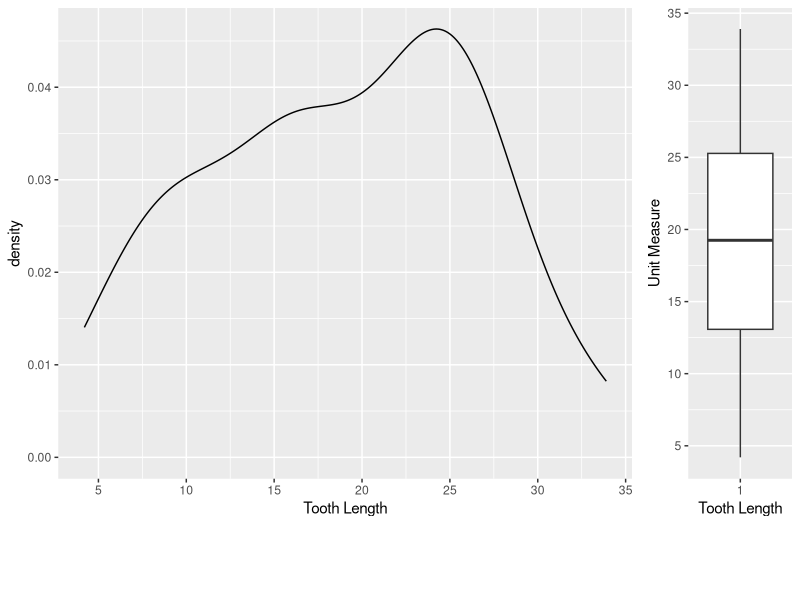
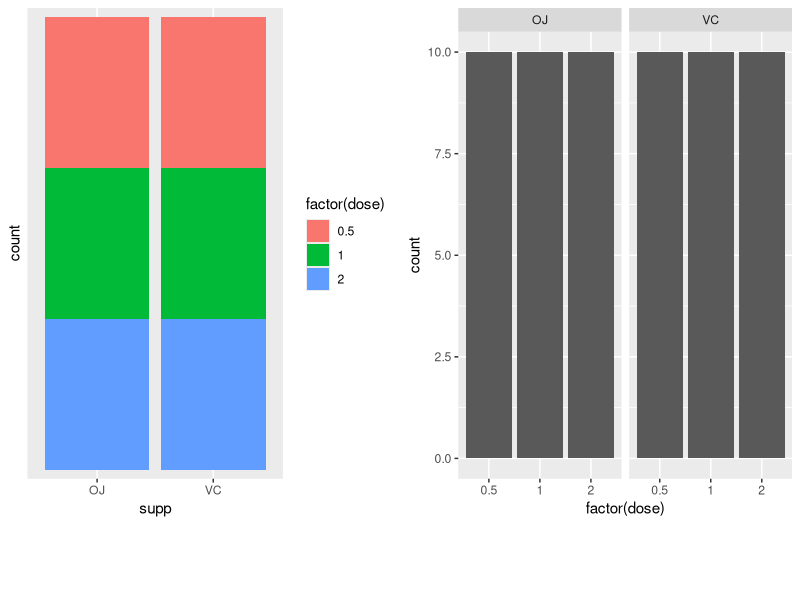
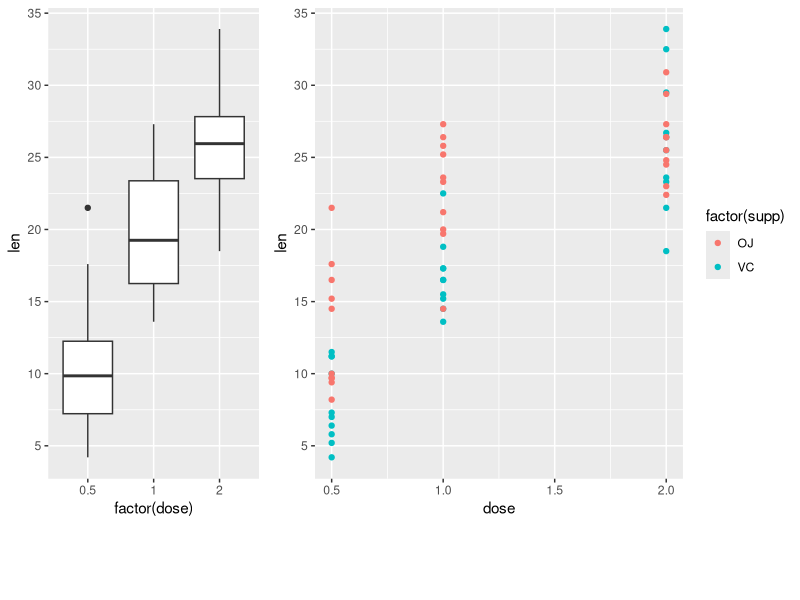
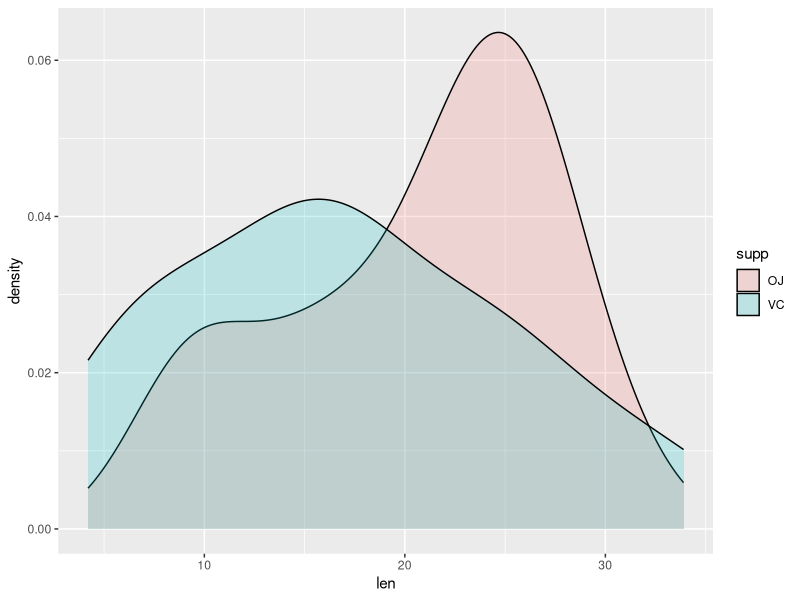
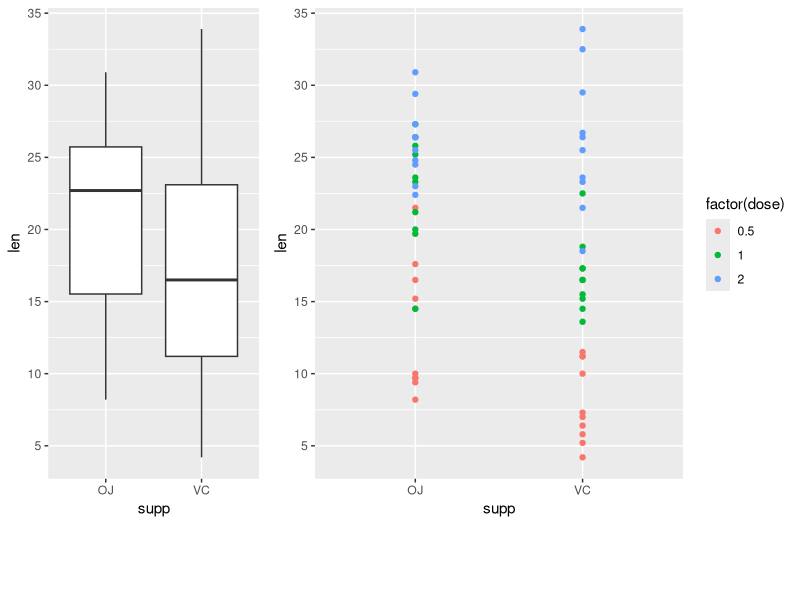
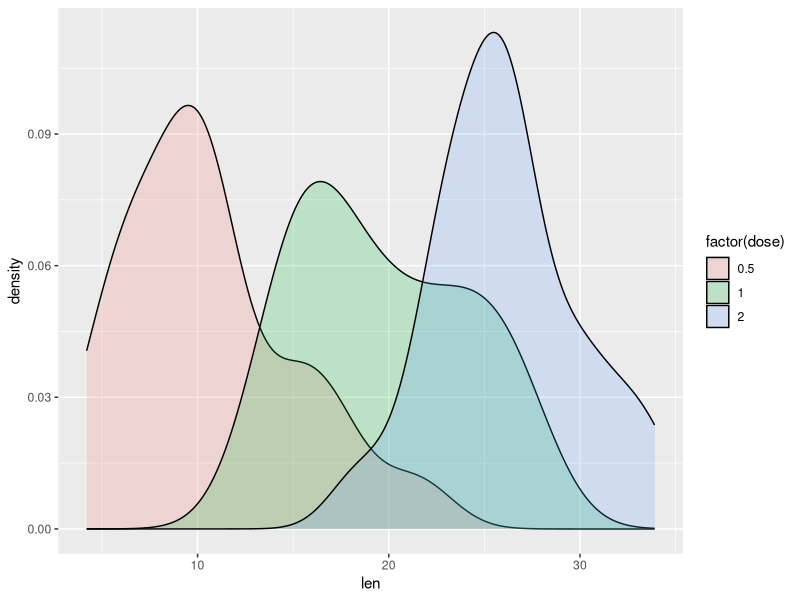

Write the R code that produced these figures, in order.
## ---- chunk 1
#Loading Dataset and Libraries
data(ToothGrowth)
library(dplyr)
library(ggplot2)
library(gridExtra)
## ---- chunk 2
#Quick overview of data structure and features
str(ToothGrowth)
head(ToothGrowth, 5)
tail(ToothGrowth, 5)
## ---- chunk 3
#Summary Statistics of Tooth Length
summary(ToothGrowth$len)
#Distribution of Tooth Length
a <- ggplot(ToothGrowth, aes(x=len)) +
  geom_density() +
  scale_x_continuous(breaks=seq(0, 35,5)) +
  xlab("Tooth Length")
b <- ggplot(ToothGrowth, aes(x=factor(1), y=len), color="red") +
  geom_boxplot() +
  scale_y_continuous(breaks=seq(0,35,5)) +
  xlab("Tooth Length") + ylab("Unit Measure")
grid.arrange(a, b, ncol=2, widths=c(1,0.25), heights=c(7,1))
## ---- chunk 4
#Summary Statistics of Tooth Length
summary(ToothGrowth$len)
#Supp(Delivery Method) and Dosage Count
a <- ggplot(ToothGrowth, aes(x=supp)) +
  geom_bar(aes(fill=factor(dose))) +
  scale_y_discrete(breaks=seq(0,30,5))
b <- ggplot(ToothGrowth, aes(x=factor(dose))) +
  geom_bar() +
  facet_grid(.~supp)
grid.arrange(a, b, ncol=2, widths=c(1,1), heights=c(7,1))
## ---- chunk 5
#Boxplot and Scatterplot - Length by Dose
a <- ggplot(ToothGrowth, aes(x=factor(dose), y=len)) +
  geom_boxplot(aes(stat="identity")) +
  scale_y_continuous(breaks=seq(0,35,5))
b <- ggplot(ToothGrowth, aes(x=dose, y=len)) +
  geom_point(aes(color=factor(supp))) +
  scale_y_continuous(breaks=seq(0,35,5))
grid.arrange(a, b, ncol=2, widths=c(0.5,1), heights=c(7,1))
#Density Distribution of Length by Group(Dose)
ggplot(ToothGrowth, aes(x=len, fill=supp)) +
  geom_density(alpha=0.2)
## ---- chunk 6
#Statistics -- Length by Dose
ToothGrowth %>% 
  group_by(supp) %>% 
  summarise(n= length(supp), GrpMean=round(mean(len),2), GrpVar=round(var(len),2), GrpSD=round(sd(len),2))
## ---- chunk 7
#Boxplot and Scatterplot -- Length by Supp(Delivery)
a <- ggplot(ToothGrowth, aes(x=supp, y=len)) +
  geom_boxplot(aes(stat="identity")) +
  scale_y_continuous(breaks=seq(0,35,5))
b <- ggplot(ToothGrowth, aes(x=supp, y=len)) +
  geom_point(aes(color=factor(dose))) +
  scale_y_continuous(breaks=seq(0,35,5))
grid.arrange(a, b, ncol=2, widths=c(0.5,1), heights=c(7,1))
#Density Distribution of Length by Supp
ggplot(ToothGrowth, aes(x=len, fill=factor(dose))) +
  geom_density(alpha=0.2)
## ---- chunk 8
#Statistics -- Length by Supp(Delivery)
ToothGrowth %>% 
  group_by(factor(dose)) %>% 
  summarise(n= length(dose), GrpMean=round(mean(len),2), GrpVar=round(var(len),2), GrpSD=round(sd(len),2))
